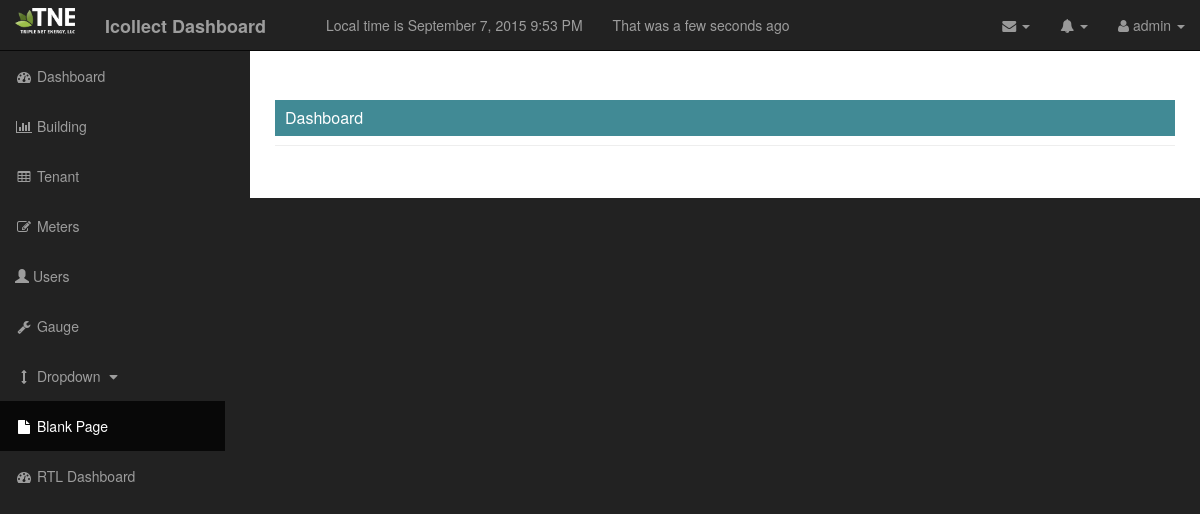
Page /dashboard/users/edit/administrator (signed in) on the earlier database version.
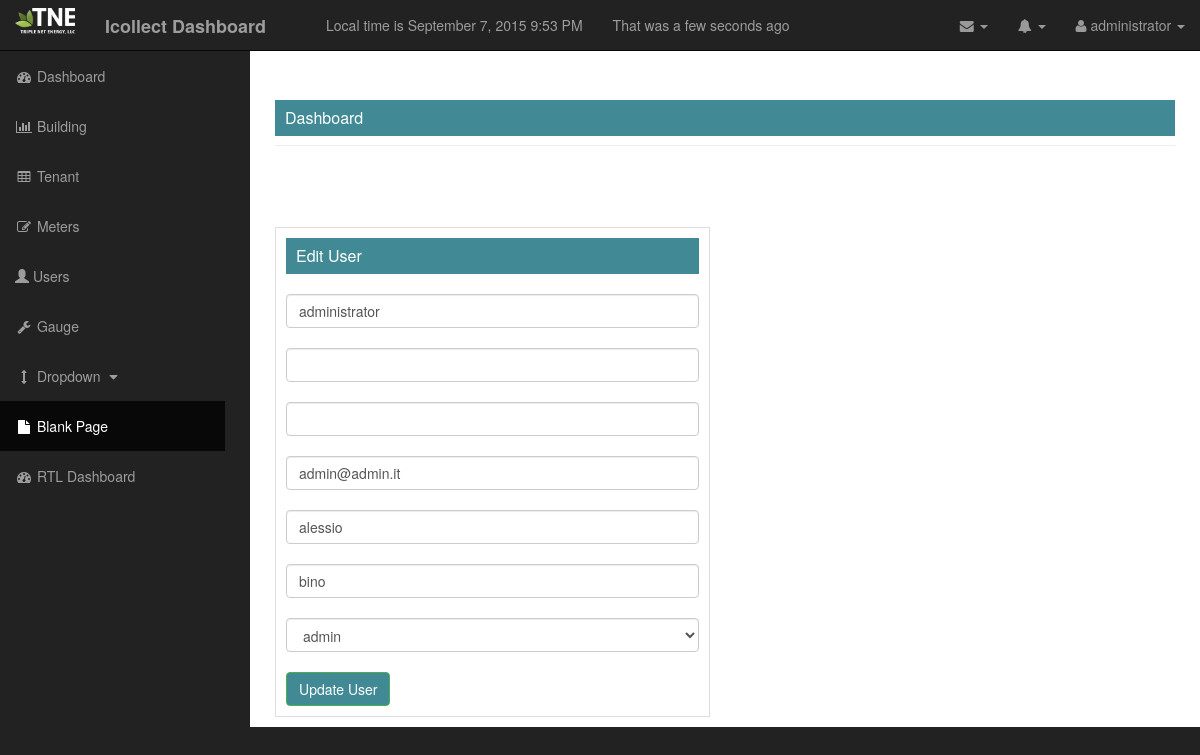
Same page on the later database version.
### project/model_.py (models this page shows, shortened)
class user_(db.Model):
    __tablename__ = "user"
    id_user = db.Column(db.Integer, primary_key=True)
    user = db.Column(db.String, unique=True, nullable=False)
    password = db.Column(db.String, unique=True ,nullable=False)
    email = db.Column(db.String, unique=True, nullable=False)
    first_name = db.Column(db.String, nullable=False)
    last_name = db.Column(db.String, nullable=False)
    profile_type = db.Column(db.String)
    gauge_ch = db.relationship('gauge_', backref='poster')

### project/users/view.py (the view, shortened to what this page needs)
@users_for_blueprint.route('/dashboard/users/edit/<useredit>', methods=['POST', 'GET'])
@login_required
def edit_users(useredit):
    error = None
    form = register_user(request.form)
    useredit_change = useredit
    query_for_change_user = user_.query.filter_by(user=useredit_change)
    return render_template('edit_users.html', user_change=query_for_change_user, form=form, username=session['user'],
                           error=error, current_time=datetime.utcnow())

### project/users/form.py
class register_user(Form):
    user = StringField('user',validators=[DataRequired(),Length(min=6,max=40)])
    password = PasswordField('password',validators=[DataRequired(),Length(min=8,max=40)])
    confirm = PasswordField('repear password',validators=[DataRequired(),EqualTo('password',message='password must math')])
    email = StringField('email',validators=[DataRequired(), Email(),Length(min=6,max=40)])
    first_name = StringField('first name',validators=[DataRequired()])
    last_name = StringField('last name',validators=[DataRequired()])
    select_profile = SelectField('Select Profile',choices=[('admin','admin'),('users','user'),('viewer','viewer')],validators=[DataRequired()])

### project/users/view.py (called while the page is built)
def login_required(test):
    @wraps(test)
    def wrap(*args, **kwargs):
        if 'logged_in' in session:
            return test(*args, **kwargs)
        else:
            flash('You need to login first.')
            return redirect(url_for('login_'))
    return wrap

### project/templates/edit_users.html (shortened to what this page needs)
{% extends "base_.html" %}
{% block head %}
    {{ super() }}
{% endblock %}
{% block content %}
<div id="page-wrapper">
           <div class="container-fluid">
                <div class="row">
                 <div class="col-lg-12">
                 </div>
                            <div class="col-lg-6">
                                {% for user in user_change %}
                                <form class="form-signin" method="POST" action="">
                                        <div class="box-widget">
                                            <div class="box-header show-header widget-header">
                                                <div class="box-header-text">Edit User</div>
                                            </div>
                                            <br/>
                                                {{ form.user(id="inputUsers",class="form-control",value=user.user)}}
                                            <br/>
                                                {{ form.password (class="form-control",value=user.password)}}
                                            <br/>
                                                {{ form.confirm(class="form-control")}}
                                            <br/>
                                                {{ form.email(class="form-control",value=user.email)}}
                                            <br/>
                                                {{ form.first_name(class="form-control",value=user.first_name)}}
                                            <br/>
                                                {{ form.last_name(class="form-control",value=user.last_name)}}
                                            <br/>
                                            <div class="select_profile">
                                                 {{ form.select_profile(class="form-control",value=user.profile_type)}}
                                            </div>
                                            <br/>
                                            <input type="submit" class="btn btn-success" value="Update User">
                                        </div>
                                </form>
                                {% endfor %}
                            </div>
                </div>
           </div>
      </div>
{% endblock %}

### project/templates/base_.html (shortened to what this page needs)
<!DOCTYPE html>
<html lang="en">
{% block head %}
<head>
     <link href="{{url_for('static', filename='css/bootstrap.min.css')}}" rel="stylesheet">
     <link href="{{url_for('static', filename='css/sb-admin.css')}}" rel="stylesheet">
     <link href="{{ url_for('static', filename='css/simple-sidebar.css')}}" rel="stylesheet">
     <link href="{{url_for('static', filename='font-awesome/css/font-awesome.min.css')}}" rel="stylesheet">
    <link href="{{ url_for('static', filename='css/dataTables.bootstrap.css')}}" rel="stylesheet">
</head>
{% endblock %}
<body>
    <div id="wrapper">
        <nav class="navbar navbar-inverse navbar-fixed-top" role="navigation">
            <div class="navbar-header">
                <a class="navbar-brand" href="/">
                    <img style="max-width: 60px; margin-top: -7px" src = "{{url_for ('static' , filename='images/TNE_150.png')}}">
                </a>
                <a class ="navbar-brand" href="/dashboard"><strong>Icollect Dashboard</strong></a>
                <div class="navbar-brand">
                </div>
                <div class="navbar-text"> Local time is {{ moment(current_time).format('LLL') }}</div>
                <div class="navbar-text"> That was {{ moment(current_time).fromNow(refresh=True)}}</div>
            </div>
            <ul class="nav navbar-right top-nav">
                <li class="dropdown">
                    <a href="#" class="dropdown-toggle" data-toggle="dropdown"><i class="fa fa-envelope"></i> <b class="caret"></b></a>
                </li>
                <li class="dropdown">
                    <a href="#" class="dropdown-toggle" data-toggle="dropdown"><i class="fa fa-bell"></i> <b class="caret"></b></a>
                </li>
                <li class="dropdown">
                    <a href="#" class="dropdown-toggle" data-toggle="dropdown"><i class="fa fa-user"></i>  {{ username }} <b class="caret"></b></a>
                </li>
            </ul>
            <div class="collapse navbar-collapse navbar-ex1-collapse">
                <ul class="nav navbar-nav side-nav">
                    <li>
                        <a href="/dashboard"><i class="fa fa-fw fa-dashboard"></i> Dashboard</a>
                    </li>
                    <li>
                        <a href="/dashboard/building"><i class="fa fa-fw fa-bar-chart-o"></i> Building </a>
                    </li>
                    <li>
                        <a href="/dashboard/tenant"><i class="fa fa-fw fa-table"></i> Tenant </a>
                    </li>
                    <li>
                        <a href="/dashboard/meters"><i class="fa fa-fw fa-edit"></i> Meters </a>
                    </li>
                    <li>
                        <a href="/dashboard/users"><i class="glyphicon glyphicon-user"></i> Users </a>
                    </li>
                    <li>
                        <a href="/dashboard/prova"><i class="fa fa-fw fa-wrench"></i> Gauge</a>
                    </li>
                    <li>
                        <a href="javascript:;" data-toggle="collapse" data-target="#demo"><i class="fa fa-fw fa-arrows-v"></i> Dropdown <i class="fa fa-fw fa-caret-down"></i></a>
                    </li>
                    <li class="active">
                        <a href="blank-page.html"><i class="fa fa-fw fa-file"></i> Blank Page</a>
                    </li>
                    <li>
                        <a href="../../Template_Error/index-rtl.html"><i class="fa fa-fw fa-dashboard"></i> RTL Dashboard</a>
                    </li>
                </ul>
            </div>
        </nav>
        <div id="page-wrapper">
           <div class="container-fluid">
                <div class="row">
                    <div class="col-lg-12">
                        <h1 class="page-header">
                            <div class="box-header show-header widget-head">
                                Dashboard
                            </div>
                        </h1>
                    </div>
                </div>
           </div>
    </div>
        {% block content %}
        {% endblock %}
    </div>
</body>
</html>

Differences in the rows shown:
now on this page (row edited): user_: user "administrator", email "admin@admin.it", first_name "alessio", last_name "bino"
Other differences:
{{ username }}: "admin" → (not shown)
